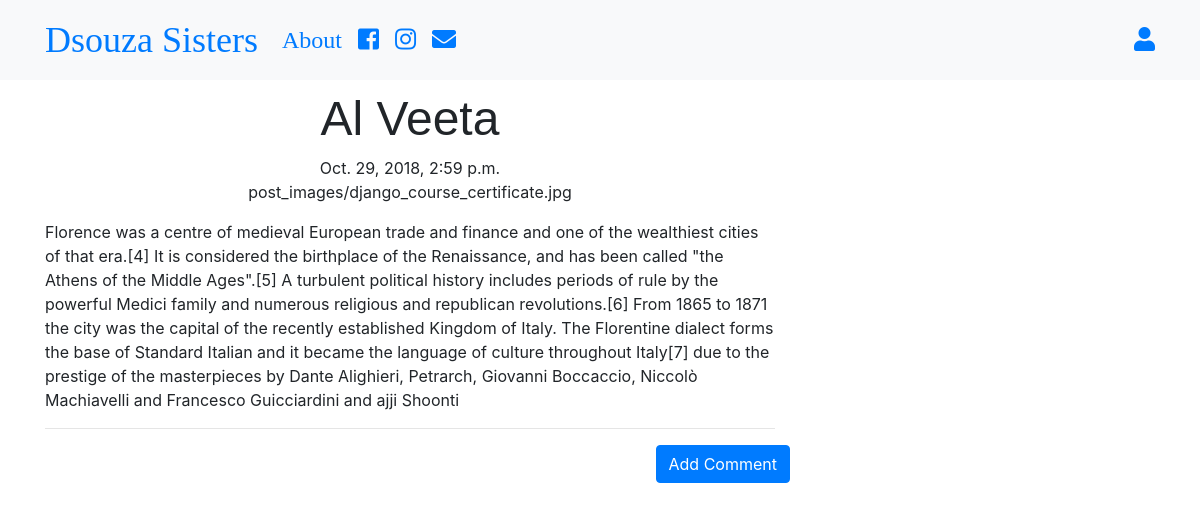
Screenshot of /post/3 with the database file from the repository.
### blog/models.py (models this page shows, shortened)
class Post(models.Model):
    author = models.ForeignKey('auth.User',on_delete=models.CASCADE)
    post_images = models.ImageField(upload_to='post_images',blank=True)
    title = models.CharField(max_length=200)
    text = models.TextField()
    create_date = models.DateTimeField(auto_now_add=True)
    published_date = models.DateTimeField(blank=True,null=True)

### blog/views.py (the view)
# urls.py: path('post/<int:pk>',views.PostDetailView.as_view(),name='post_detail'),
class PostDetailView(DetailView):
    model = Post

### blog/templates/blog/post_detail.html (shortened to what this page needs)
{% extends "blog/base.html" %}
{% block content %}
<h1 class ="posttitle loader">{{post.title}}</h1>
{%  if post.published_date %}
<div class="date postdate">
  {{ post.published_date}}
</div>
{% else %}
<a class="btn btn-default" href="{% url 'post_publish' pk=post.pk %}">Publish <span class='fas fa-upload'></span></a>
{% endif %}
<div class="date postdate">
  {{ post.post_images}}
</div>
<p class='postcontent'>{{ post.text|safe|linebreaksbr}}</p>
<hr>
<a class="btn btn-primary btn-comment" href="{% url 'add_comment_to_post' pk=post.pk %}">Add Comment</a>
<div class="container">
  {% for comment in post.comments.all %}
  <br>
      {% empty %}
      <p>No Comments!</p>
  {% endfor %}
</div>
{% endblock %}

### blog/templates/blog/base.html (shortened to what this page needs)
<!DOCTYPE html>
{% load static %}
<html lang="en" dir="ltr">
  <head>
  <link rel="stylesheet" href="https://stackpath.bootstrapcdn.com/bootstrap/4.1.3/css/bootstrap.min.css">
<link rel="stylesheet" href="https://use.fontawesome.com/releases/v5.4.2/css/all.css">
<link rel="stylesheet" href="//cdn.jsdelivr.net/npm/medium-editor@latest/dist/css/medium-editor.min.css" type="text/css" media="screen" charset="utf-8">
<link rel="stylesheet" href="{% static 'css/blog.css' %}">
  </head>
  <body class="loader">
    <nav class="navbar navbar-expand-lg bg-light techfont">
      <div class="container">
        <div class="navbar-nav align-items-center">
          <a class="navbar-brand bigbrand" href="{% url 'post_list' %}">Dsouza Sisters</a>
          <a class="nav-item nav-link" href="{% url 'about' %}">About</a>
          <a class="nav-item nav-link" href="https://www.facebook.com"><span class="fab fa-facebook-square"></span></a></a>
          <a class="nav-item nav-link" href="https://www.instagram.com"><span class="fab fa-instagram" ></span></a></a>
          <a class="nav-item nav-link" href="#"><span class="fa fa-envelope" aria-hidden="true" ></span></a></a>
        </div>
        <div class="navbar-nav align-items-center ml-auto">
          {% if user.is_authenticated %}
            <a class="nav-item nav-link" href="{% url 'post_new' %}">New Post</a>
            <a class="nav-item nav-link" href="{% url 'drafts' %}">Drafts</a>
            <a class="nav-item nav-link" href="{% url 'logout' %}">Log out</a>
            <a class="nav-item nav-link"><span class="fa fa-user" aria-hidden="true"></span> {{ user.username }}</a>
          {% else %}
            <a class="nav-item nav-nav-linkdisabled" style="margin-left" href="{% url 'login' %}" aria-label="Login">
              <span class="fa fa-user" aria-hidden="true"></span></a>
          {% endif %}
        </div>
      </div>
    </nav>
    <div class="content container">
      <div class="row">
        <div class="col-md-8">
          <div class="blog_posts">
            {% block content %}
            {% endblock %}
          </div>
        </div>
      </div>
    </div>
  </body>
</html>

### blog/static/css/blog.css (style rules this page uses)
.techfont { font-family: 'Slabo 27px', serif; font-size: 1.5em; margin-bottom: 10px; }
.postdate { text-align: center; }
.posttitle { font-family: 'Russo One', sans-serif; font-size: 3em; text-align: center; }
.postcontent { font-family: 'Montserrat'; font-size: 1.5em; }
.btn-comment { position: absolute; right: 0px; }
.bigbrand { font-size: 1.5em; }
.loader { filter:hue-rotate(0deg); color: linear-gradient(45deg,#0f8,#08f); animation:hue 5000ms infinite linear; }

### rows the page displays
Post: title "Al Veeta", published_date "Oct. 29, 2018, 2:59 p.m.", post_images "post_images/django_course_certificate.jpg", text "Florence was a centre of medieval European trade and finance and one of the wealthiest cities of that era.[4] It is considered the birthplace of the Renaissance, and has been called \"the Athens of the Middle Ages\".[5] A turbulent political history includes periods of rule by the powerful Medici family and numerous religious and republican revolutions.[6] From 1865 to 1871 the city was the capital of the recently established Kingdom of Italy. The Florentine dialect forms the base of Standard Italian and it became the language of culture throughout Italy[7] due to the prestige of the masterpieces by Dante Alighieri, Petrarch, Giovanni Boccaccio, Niccolò Machiavelli and Francesco Guicciardini…"
